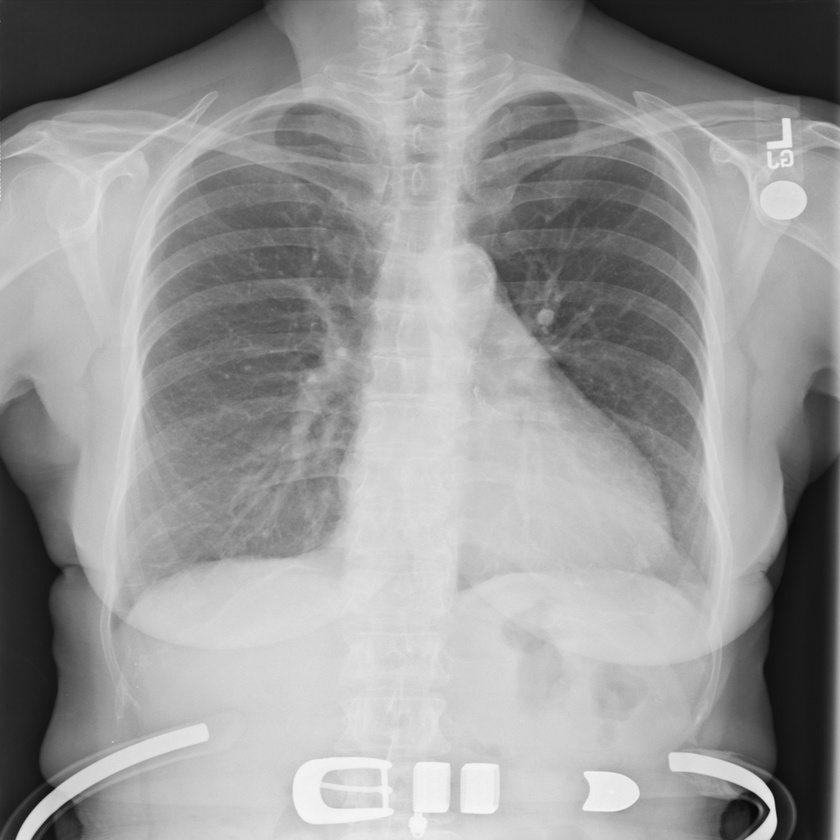
#> input picture backend/tests/dataset/Test/chest_test.jpg, 840 x 840 px, shrunk from 1024 x 1024 before the run, found by its file name
$ python collimation.py
#> lines starting #> are read from the running program, lines starting #| are printed output that depends on the picture; after the words box and inside, x2 and y2 are one past the last pixel; in counts of white or black regions, pixels touching at a corner belong together
#> further down, img is the input picture: shape (840, 840, 3); min 6, max 247, mean 151.6
import cv2
import numpy as np

def detect_dynamic_collimation_with_edges_stop_at_black_otsu(img, black_thresh=70, min_fraction=0.03, edge_thresh=100):
    """
    Detects collimation dynamically using Otsu's threshold for bright regions,
    stopping at black pixels so that rectangles only cover bright portions.
    Returns True/False per side and overlay image.
    """
#> called with black_thresh = 70, min_fraction = 0.03, edge_thresh = 100
    if img.ndim == 3:
        gray = cv2.cvtColor(img, cv2.COLOR_BGR2GRAY)
        vis = img.copy()
    else:
        gray = img.copy()
        vis = cv2.cvtColor(gray, cv2.COLOR_GRAY2BGR)

    h, w = gray.shape
#> h = 840; w = 840

    # Compute Otsu's threshold
    _, bright_thresh = cv2.threshold(gray, 0, 255, cv2.THRESH_BINARY + cv2.THRESH_OTSU)
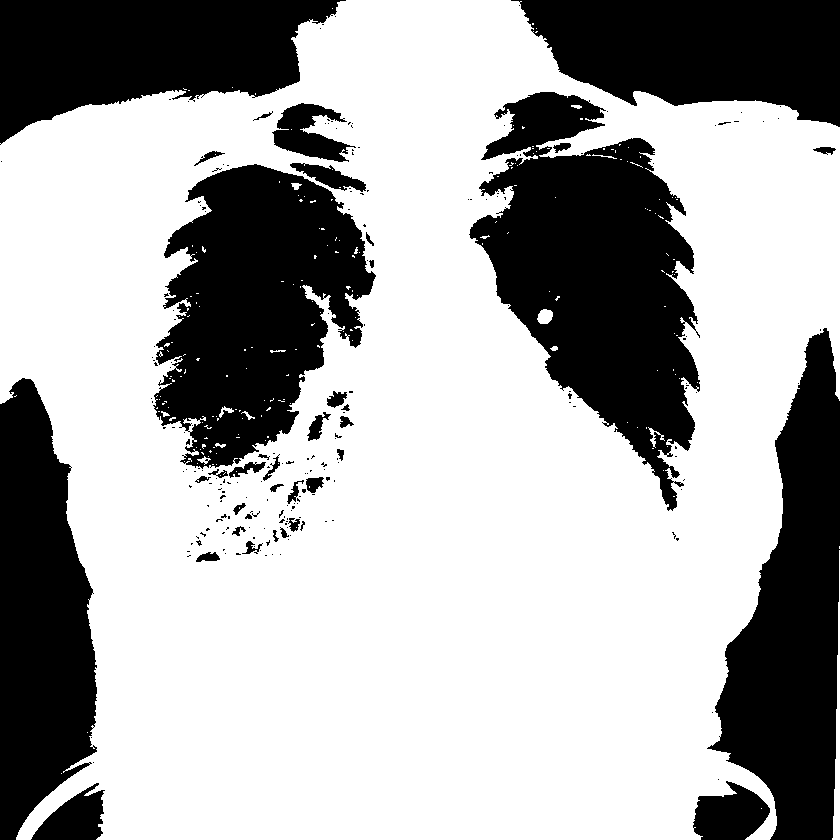
#> bright_thresh: shape (840, 840); 66.4% white; 217 black regions (179 under 20 px), largest, box (x1, y1, x2, y2) and area: (469, 92, 700, 511) 50844, (153, 164, 376, 469) 42597, (707, 328, 840, 840) 37291
    print(f"Adaptive bright_thresh (Otsu): {bright_thresh}")
#> (printed output is left out)

    sides_pixel_width = {"left": 0, "right": 0, "top": 0, "bottom": 0}
    sides_collimated = {"left": False, "right": False, "top": False, "bottom": False}

    # Scan until black pixels or until bright_fraction < min_fraction
    def scan_edge(region, axis):
#> called with axis = 0
        if axis == 0:  # vertical scan (columns)
            for i in range(region.shape[1]):
                col = region[:, i]
                if np.any(col < black_thresh):  # stop at black pixels
                    return i
                if np.mean(col > bright_thresh) < min_fraction:
                    return i
            return region.shape[1]
        else:  # horizontal scan (rows)
            for i in range(region.shape[0]):
                row = region[i, :]
                if np.any(row < black_thresh):
                    return i
                if np.mean(row > bright_thresh) < min_fraction:
                    return i
            return region.shape[0]

    # Left
    left_width = scan_edge(gray[:, :w//2], axis=0)
#> left_width = 0
    sides_pixel_width["left"] = left_width
    if left_width > 0:
        left_edge_index = left_width - 1
        left_edge_brightness = np.mean(gray[:, left_edge_index])
        sides_collimated["left"] = left_edge_brightness >= edge_thresh
        if sides_collimated["left"]:
            cv2.rectangle(vis, (0, 0), (left_width, h), (0, 255, 0), 2)

    # Right
    right_width = scan_edge(np.fliplr(gray[:, w//2:]), axis=0)
#> right_width = 0
    sides_pixel_width["right"] = right_width
    if right_width > 0:
        right_edge_index = w - right_width
        right_edge_index = min(max(right_edge_index, 0), w-1)
        right_edge_brightness = np.mean(gray[:, right_edge_index])
        sides_collimated["right"] = right_edge_brightness >= edge_thresh
        if sides_collimated["right"]:
            cv2.rectangle(vis, (w - right_width, 0), (w, h), (0, 255, 0), 2)

    # Top
    top_width = scan_edge(gray[:h//2, :], axis=1)
#> top_width = 0
    sides_pixel_width["top"] = top_width
    if top_width > 0:
        top_edge_index = top_width - 1
        top_edge_brightness = np.mean(gray[top_edge_index, :])
        sides_collimated["top"] = top_edge_brightness >= edge_thresh
        if sides_collimated["top"]:
            cv2.rectangle(vis, (0, 0), (w, top_width), (0, 255, 0), 2)

    # Bottom
    bottom_width = scan_edge(np.flipud(gray[h//2:, :]), axis=1)
#> bottom_width = 0
    sides_pixel_width["bottom"] = bottom_width
    if bottom_width > 0:
        bottom_edge_index = h - bottom_width
        bottom_edge_index = min(max(bottom_edge_index, 0), h-1)
        bottom_edge_brightness = np.mean(gray[bottom_edge_index, :])
        sides_collimated["bottom"] = bottom_edge_brightness >= edge_thresh
        if sides_collimated["bottom"]:
            cv2.rectangle(vis, (0, h - bottom_width), (w, h), (0, 255, 0), 2)

    has_collimation = any(sides_collimated.values())
    return {"has_collimation": has_collimation, "sides": sides_collimated}, vis


# Example usage
img = cv2.imread(r"C:\Users\Keith Chin\Radiography Project\backend\tests\dataset\Test\chest_test.jpg")
results, overlay = detect_dynamic_collimation_with_edges_stop_at_black_otsu(img)
#> results = 2 items
print(results)
#| {'has_collimation': False, 'sides': {'left': False, 'right': False, 'top': False, 'bottom': False}}

cv2.imshow("Dynamic Collimation with Otsu Threshold", overlay)
cv2.waitKey(0)
cv2.destroyAllWindows()
